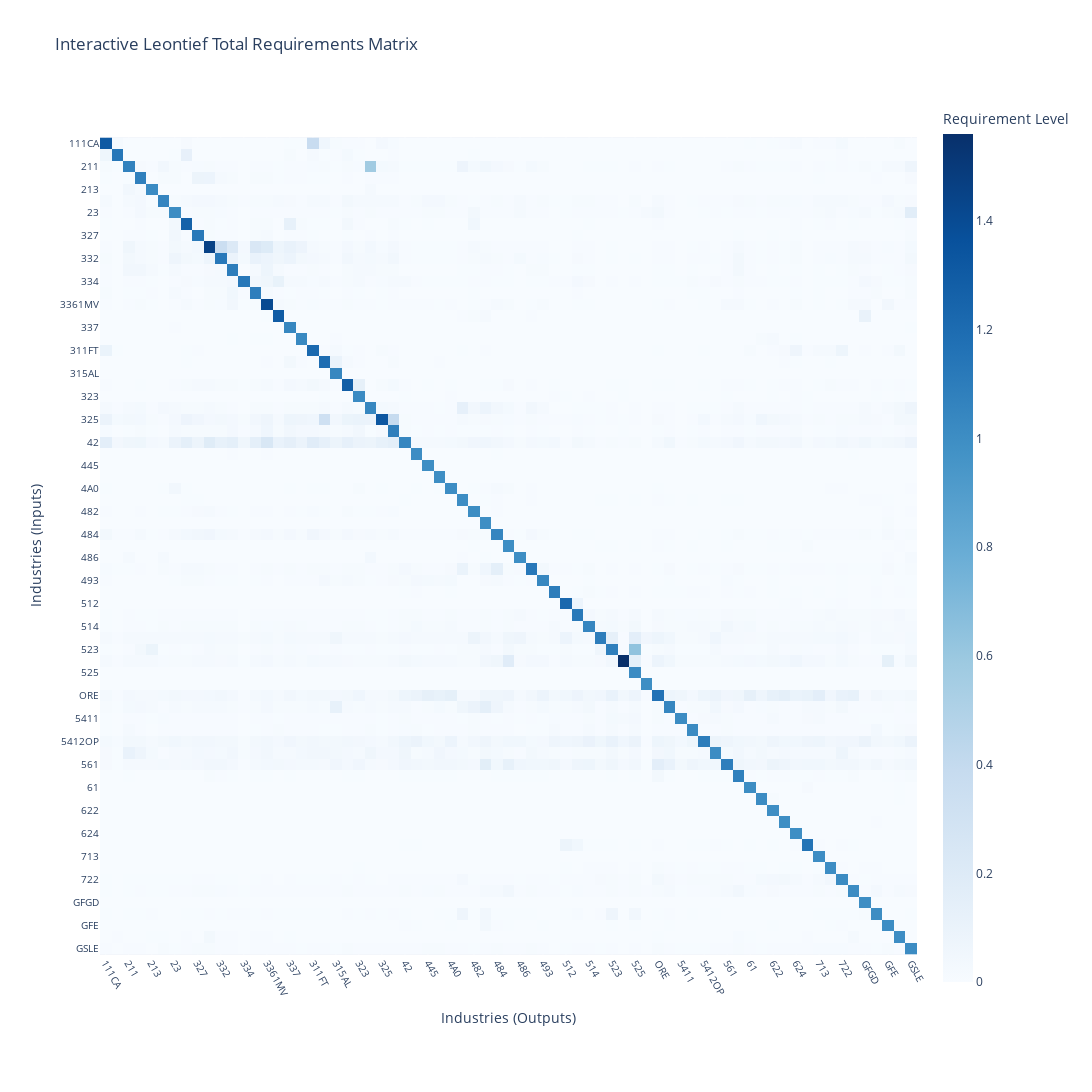

Notebook source saved alongside this figure:
### Markdown cell above
@fig-label-to-make-reference below visualizes the matrix (A) from the equation above as a heatmap, showing how industries depend on each other through their input–output relationships.

### Code cell
# | label: fig-label-to-make-reference
# | fig-cap: "Interactive Heatmap of Inter-Industry Dependencies"

import plotly.express as px

# Create an interactive, zoomable heatmap
fig = px.imshow(
    matrix,
    labels=dict(
        x="Industries (Outputs)",
        y="Industries (Inputs)",
        color="Requirement Level"
    ),
    x=matrix.columns,
    y=matrix.columns,
    color_continuous_scale="Blues",
    title="Interactive Leontief Total Requirements Matrix"
)

# Make it better in regards to appearance
fig.update_layout(
    width=1200,          # make the figure much wider
    height=1200,         # and taller for readability
    font=dict(size=12),  # slightly larger text
    margin=dict(l=100, r=100, t=100, b=100)
)

# Rotate and space the labels for clarity
fig.update_xaxes(side="bottom", tickangle=60, tickfont=dict(size=10))
fig.update_yaxes(autorange="reversed", tickfont=dict(size=10))

# Show interactive heatmap
fig.show()

### Figure 1 — Plotly figure (JSON) as saved in the notebook; plotly's stock layout.template omitted (floating-point values rounded to 4 significant figures; data arrays with more than 128 entries replaced by an {"elided": "..."} marker saying what was removed)
{"data": [{"coloraxis": "coloraxis", "hovertemplate": "Industries (Outputs): %{x}<br>Industries (Inputs): %{y}<br>Requirement Level: %{z}<extra></extra>", "name": "0", "type": "heatmap", "x": ["111CA", "113FF", "211", "212", "213", "22", "23", "321", "327", "331", "332", "333", "334", "335", "3361MV", "3364OT", "337", "339", "311FT", "313TT", "315AL", "322", "323", "324", "325", "326", "42", "441", "445", "452", "4A0", "481", "482", "483", "484", "485", "486", "487OS", "493", "511", "512", "513", "514", "521CI", "523", "524", "525", "HS", "ORE", "532RL", "5411", "5415", "5412OP", "55", "561", "562", "61", "621", "622", "623", "624", "711AS", "713", "721", "722", "81", "GFGD", "GFGN", "GFE", "GSLG", "GSLE"], "xaxis": "x", "y": ["111CA", "113FF", "211", "212", "213", "22", "23", "321", "327", "331", "332", "333", "334", "335", "3361MV", "3364OT", "337", "339", "311FT", "313TT", "315AL", "322", "323", "324", "325", "326", "42", "441", "445", "452", "4A0", "481", "482", "483", "484", "485", "486", "487OS", "493", "511", "512", "513", "514", "521CI", "523", "524", "525", "HS", "ORE", "532RL", "5411", "5415", "5412OP", "55", "561", "562", "61", "621", "622", "623", "624", "711AS", "713", "721", "722", "81", "GFGD", "GFGN", "GFE", "GSLG", "GSLE"], "yaxis": "y", "z": {"elided": "71x71 float values"}}], "layout": {"coloraxis": {"colorbar": {"title": {"text": "Requirement Level"}}, "colorscale": [[0, "rgb(247,251,255)"], [0.125, "rgb(222,235,247)"], [0.25, "rgb(198,219,239)"], [0.375, "rgb(158,202,225)"], [0.5, "rgb(107,174,214)"], [0.625, "rgb(66,146,198)"], [0.75, "rgb(33,113,181)"], [0.875, "rgb(8,81,156)"], [1, "rgb(8,48,107)"]]}, "font": {"size": 12}, "height": 1200, "margin": {"b": 100, "l": 100, "r": 100, "t": 100}, "title": {"text": "Interactive Leontief Total Requirements Matrix"}, "width": 1200, "xaxis": {"anchor": "y", "autorange": true, "constrain": "domain", "domain": [0, 1], "range": [-0.5, 70.5], "scaleanchor": "y", "side": "bottom", "tickangle": 60, "tickfont": {"size": 10}, "title": {"text": "Industries (Outputs)"}, "type": "category"}, "yaxis": {"anchor": "x", "autorange": true, "constrain": "domain", "domain": [0.041, 0.959], "range": [70.5, -0.5], "tickfont": {"size": 10}, "title": {"text": "Industries (Inputs)"}, "type": "category"}}}
